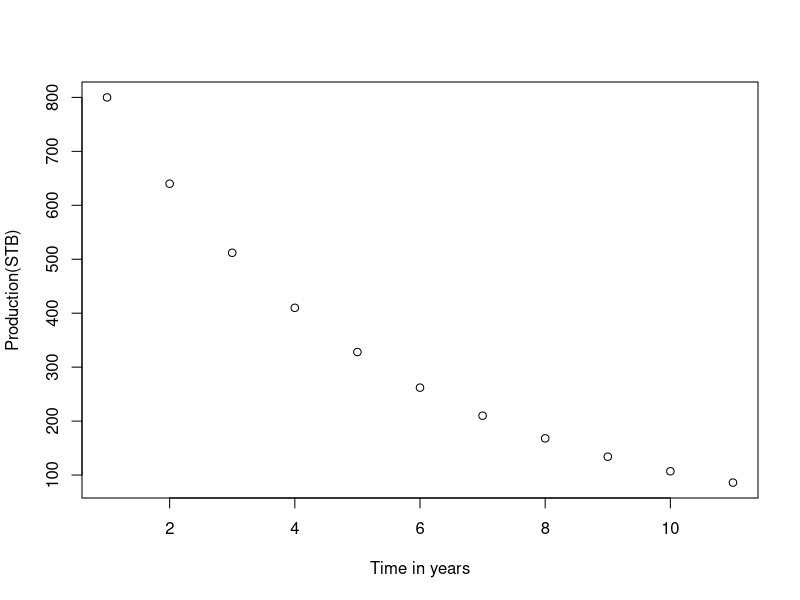

This chart was generated by the following R code:
library(ggplot2)
Pi <- 1000
Duration = 10
DR <- 0.2
df <- NULL

for (i in 0:Duration) {
  
  Pi = Pi- (Pi*DR)
  print(paste(round(Pi,0),i+1))
  
  df <- rbind(df,data.frame(i+1, round(Pi,digits = 0)))
}

names(df)[1] <- "Time"
names(df)[2] <- "Production"

df

plot(df, ylab= "Production(STB)", xlab = "Time in years")

print(paste('the total production is' , sum(df$Production)*365))
#####function--------------------------------------------------------
prod.fun <- function(Pi,t,Dr) {
  df <- NULL
  for (i in 0:t) {
    
    Pi = Pi- (Pi*Dr)
    #print(paste(round(Pi,0),i+1))
    
    df <- rbind(df,data.frame(i, round(Pi,digits = 0)))
  }
  
   names(df)[1] <- "Time"
   names(df)[2] <- "Production"
  
  return(as.data.frame(df))
  
}

prod.fun(1000,10,0.2)
print(df)

######------------------------------------
prod.fun(1000,10,0.2
         )

